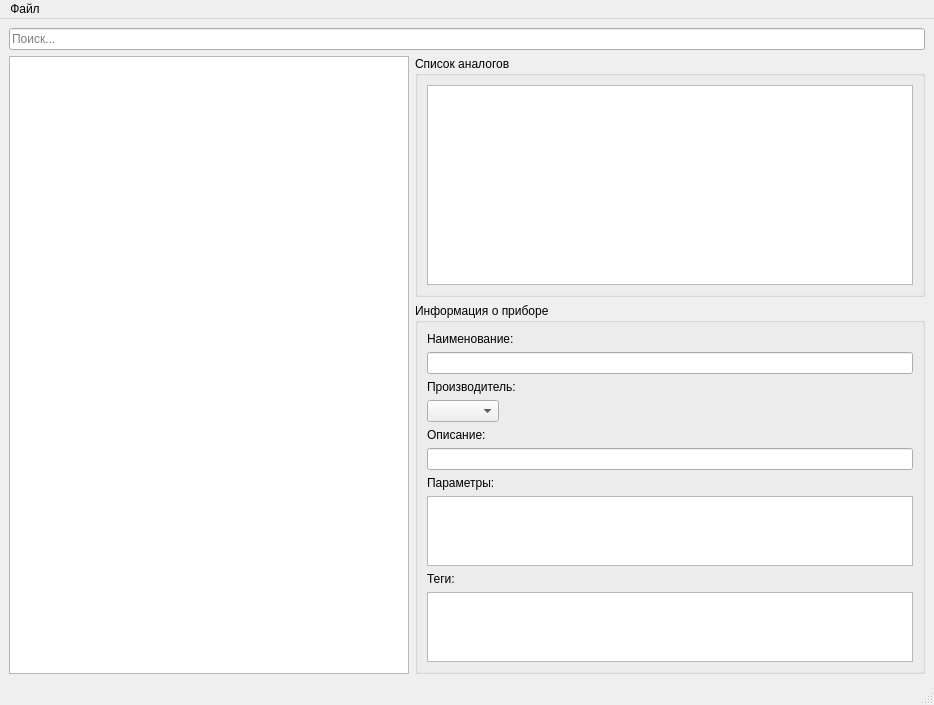
<?xml version="1.0" encoding="UTF-8"?>
<ui version="4.0">
 <class>MainWindow</class>
 <widget class="QMainWindow" name="MainWindow">
  <property name="geometry">
   <rect>
    <x>0</x>
    <y>0</y>
    <width>934</width>
    <height>663</height>
   </rect>
  </property>
  <property name="windowTitle">
   <string>База аналогов</string>
  </property>
  <widget class="QWidget" name="centralwidget">
   <layout class="QVBoxLayout" name="verticalLayout_4">
    <item>
     <widget class="QLineEdit" name="editSearch">
      <property name="placeholderText">
       <string>Поиск...</string>
      </property>
     </widget>
    </item>
    <item>
     <layout class="QHBoxLayout" name="horizontalLayout_2">
      <item>
       <widget class="QTreeView" name="treeDeviceList">
        <property name="maximumSize">
         <size>
          <width>400</width>
          <height>16777215</height>
         </size>
        </property>
       </widget>
      </item>
      <item>
       <layout class="QVBoxLayout" name="verticalLayout_3">
        <item>
         <widget class="QGroupBox" name="groupSubst">
          <property name="title">
           <string>Список аналогов</string>
          </property>
          <layout class="QVBoxLayout" name="verticalLayout_2">
           <item>
            <widget class="QTableView" name="tableSubst">
             <property name="minimumSize">
              <size>
               <width>0</width>
               <height>200</height>
              </size>
             </property>
            </widget>
           </item>
          </layout>
         </widget>
        </item>
        <item>
         <widget class="QGroupBox" name="groupInfo">
          <property name="minimumSize">
           <size>
            <width>0</width>
            <height>0</height>
           </size>
          </property>
          <property name="title">
           <string>Информация о приборе</string>
          </property>
          <layout class="QVBoxLayout" name="verticalLayout">
           <item>
            <widget class="QLabel" name="lbl">
             <property name="text">
              <string>Наименование:</string>
             </property>
            </widget>
           </item>
           <item>
            <widget class="QLineEdit" name="editName"/>
           </item>
           <item>
            <widget class="QLabel" name="lblVendor">
             <property name="text">
              <string>Производитель:</string>
             </property>
            </widget>
           </item>
           <item>
            <layout class="QHBoxLayout" name="horizontalLayout">
             <item>
              <widget class="QComboBox" name="comboVEndor"/>
             </item>
             <item>
              <spacer name="horizontalSpacer">
               <property name="orientation">
                <enum>Qt::Horizontal</enum>
               </property>
               <property name="sizeHint" stdset="0">
                <size>
                 <width>40</width>
                 <height>20</height>
                </size>
               </property>
              </spacer>
             </item>
            </layout>
           </item>
           <item>
            <widget class="QLabel" name="lblDesc">
             <property name="text">
              <string>Описание:</string>
             </property>
            </widget>
           </item>
           <item>
            <widget class="QLineEdit" name="editDesc"/>
           </item>
           <item>
            <widget class="QLabel" name="lblSpecs">
             <property name="text">
              <string>Параметры:</string>
             </property>
            </widget>
           </item>
           <item>
            <widget class="QPlainTextEdit" name="texteditSpecs"/>
           </item>
           <item>
            <widget class="QLabel" name="lblTags">
             <property name="text">
              <string>Теги:</string>
             </property>
            </widget>
           </item>
           <item>
            <widget class="QTextEdit" name="texteditTags"/>
           </item>
          </layout>
         </widget>
        </item>
       </layout>
      </item>
     </layout>
    </item>
   </layout>
  </widget>
  <widget class="QMenuBar" name="menubar">
   <property name="enabled">
    <bool>true</bool>
   </property>
   <property name="geometry">
    <rect>
     <x>0</x>
     <y>0</y>
     <width>934</width>
     <height>18</height>
    </rect>
   </property>
   <property name="nativeMenuBar">
    <bool>true</bool>
   </property>
   <widget class="QMenu" name="menu">
    <property name="title">
     <string>Файл</string>
    </property>
    <addaction name="actExit"/>
   </widget>
   <addaction name="menu"/>
  </widget>
  <widget class="QStatusBar" name="statusbar"/>
  <action name="actExit">
   <property name="text">
    <string>Выход</string>
   </property>
   <property name="toolTip">
    <string>Выйти из приложения</string>
   </property>
   <property name="statusTip">
    <string>Выйти из приложения</string>
   </property>
   <property name="menuRole">
    <enum>QAction::QuitRole</enum>
   </property>
  </action>
 </widget>
 <resources/>
 <connections>
  <connection>
   <sender>actExit</sender>
   <signal>triggered()</signal>
   <receiver>MainWindow</receiver>
   <slot>close()</slot>
   <hints>
    <hint type="sourcelabel">
     <x>-1</x>
     <y>-1</y>
    </hint>
    <hint type="destinationlabel">
     <x>369</x>
     <y>291</y>
    </hint>
   </hints>
  </connection>
 </connections>
</ui>
